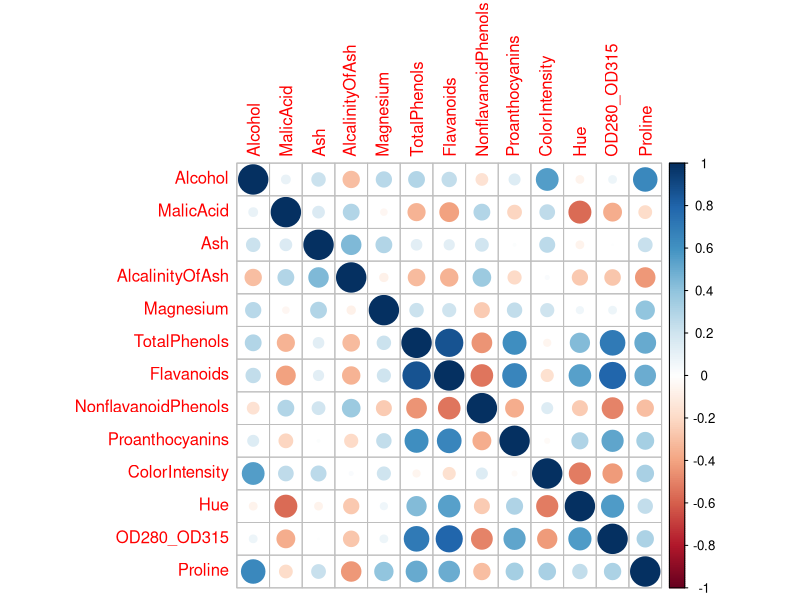
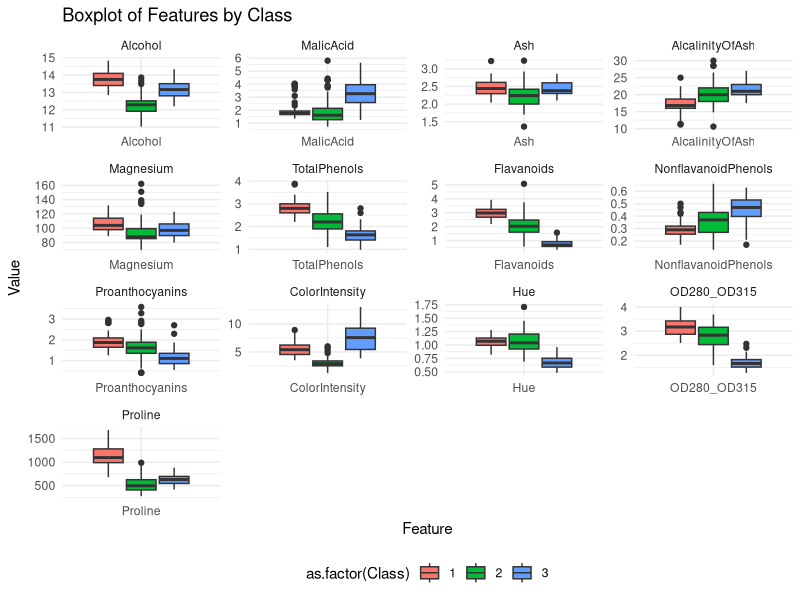
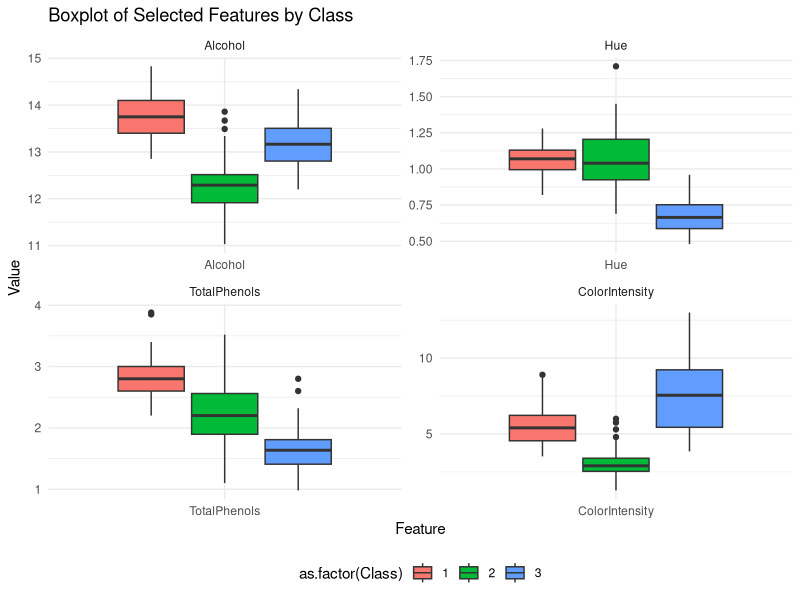
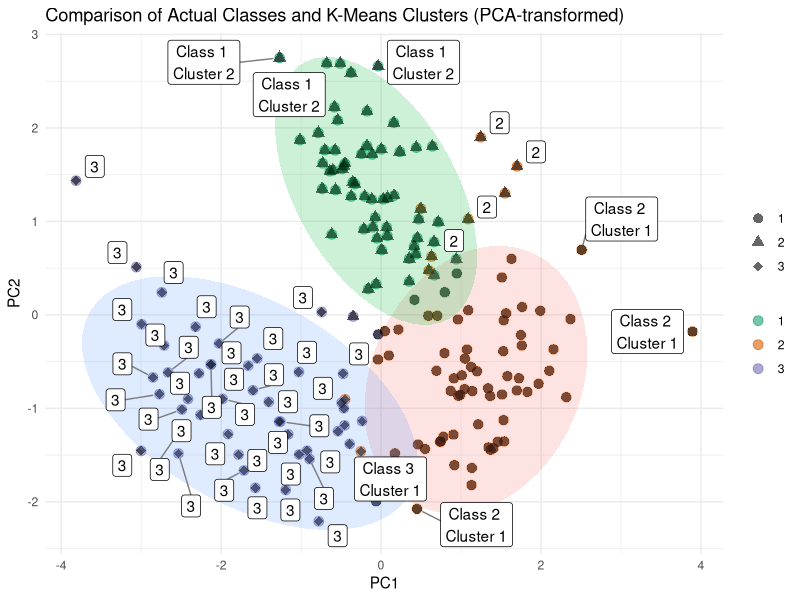

These figures' R source, in order:
## ---- chunk 1
df <- read.csv('data/wine_data.csv')
head(df)
## ---- chunk 2
# Source all libraries we will be using for our analysis here:
library(readr)
library(dplyr)
library(ggplot2)
library(GGally)
library(corrplot)
library(gplots)
library(reshape2)
library(stats)
library(gridExtra)
library(cluster)  # For silhouette
library(fpc)      # For Davies-Bouldin Index
library(mclust) 
library(ggrepel)    # For better label placement
library(ggforce) 
library(mvtnorm)
# For ellipses
## ---- chunk 3
sum(is.na(df))
## ---- chunk 4
cor_matrix <- cor(df[, -1]) #First column is 'class'
cor_matrix_rounded <- round(cor_matrix, 2)
corrplot(cor_matrix_rounded, method = "circle")
## ---- chunk 5
df_melted <- melt(df, id.vars = 'Class')

p <- ggplot(df_melted, aes(x = variable, y = value, group = interaction(variable, Class))) +
  geom_boxplot(aes(fill = as.factor(Class))) +
  facet_wrap(~variable, scales = 'free', ncol = ) +
  labs(title = "Boxplot of Features by Class", y = "Value", x = "Feature") +
  theme_minimal() +
  theme(legend.position = "bottom") 

print(p)
## ---- chunk 6
df_selected_features <- df[, c('Class', 'Alcohol', 'Hue', 'TotalPhenols', 'ColorIntensity')]
head(df_selected_features)
## ---- chunk 7
df_melted <- melt(df_selected_features, id.vars = "Class")

p <- ggplot(df_melted, aes(x = variable, y = value, group = interaction(variable, Class))) +
  geom_boxplot(aes(fill = as.factor(Class))) +
  facet_wrap(~variable, scales = 'free', ncol = ) +
  labs(title = "Boxplot of Selected Features by Class", y = "Value", x = "Feature") +
  theme_minimal() +
  theme(legend.position = "bottom") 

print(p)

## ---- chunk 8
features_to_scale <- df_selected_features[, -1] 
scaled_features <- scale(features_to_scale)
df_scaled <- data.frame(Class = df_selected_features$Class, scaled_features)
summary(df_scaled)
head(df_scaled)
## ---- chunk 9
features <- df_scaled[, -1]
set.seed(589) 
kmeans_result <- kmeans(features, centers = 3, nstart = 25) 

actual_labels <- df_scaled$Class
predicted_labels <- kmeans_result$cluster
ari_value <- adjustedRandIndex(actual_labels, predicted_labels)
print(paste("Adjusted Rand Index:", ari_value))

sil_widths <- silhouette(predicted_labels, dist(features))
avg_silhouette_score <- mean(sil_widths[, "sil_width"])
print(paste("Average Silhouette Score:", avg_silhouette_score))

pca_result <- prcomp(features)
df_pca <- as.data.frame(pca_result$x)
df_pca$cluster <- kmeans_result$cluster
df_pca$class <- actual_labels


ggplot(df_pca, aes(x = PC1, y = PC2)) + 
  geom_point(aes(color = as.factor(class)), size = 3, alpha = 0.6) +
  geom_point(aes(shape = as.factor(cluster)), size = 3, alpha = 0.6) +
  stat_ellipse(aes(fill = as.factor(cluster)), geom = "polygon", alpha = 0.2, show.legend = FALSE) +
  scale_color_manual(values = c("#1b9e77", "#d95f02", "#7570b3")) +
  scale_shape_manual(values = c(16, 17, 18)) +
  geom_label_repel(aes(label = ifelse(df_pca$class == df_pca$cluster, as.character(df_pca$class), paste("Class", df_pca$class, "\nCluster", df_pca$cluster))),
                   box.padding   = 0.35, 
                   point.padding = 0.5,
                   segment.color = 'grey50') +
  labs(title = 'Comparison of Actual Classes and K-Means Clusters (PCA-transformed)',
       color = "True Class",
       shape = "K-Means Cluster",
       x = 'PC1', 
       y = 'PC2') +
  theme_minimal() +
  theme(legend.position = "right", legend.title = element_blank())
## ---- chunk 10
# EM Algorithm Function
EM_GMM <- function(features, k, max_iterations = 100, tolerance = 1e-6) {
  n <- nrow(features)
  d <- ncol(features)
  
  # Initialize parameters
  set.seed(589)
  means <- kmeans(features, centers = k, nstart = 5)$centers
  covariances <- array(rep(diag(d), k), dim = c(d, d, k))
  mixing_coefficients <- rep(1/k, k)
  
  log_likelihood_old <- -Inf
  
  # Main EM loop
  for (iteration in 1:max_iterations) {
    # E-step: Calculate responsibilities
    responsibilities <- matrix(0, nrow = n, ncol = k)
    for (j in 1:k) {
      responsibilities[, j] <- mixing_coefficients[j] * dmvnorm(features, mean = means[j, ], sigma = covariances[, , j])
    }
    responsibilities <- sweep(responsibilities, 1, rowSums(responsibilities), FUN = "/")
    
    # M-step: Update parameters
    sums_of_responsibilities <- colSums(responsibilities)
    for (j in 1:k) {
      means[j, ] <- (t(responsibilities[, j]) %*% features) / sums_of_responsibilities[j]
      centered <- sweep(features, 1, means[j, ], FUN = "-")
      covariances[, , j] <- t(centered) %*% (centered * responsibilities[, j]) / sums_of_responsibilities[j]
    }
    mixing_coefficients <- sums_of_responsibilities / n
    
    # Check for convergence via log likelihood
    log_likelihood_new <- sum(log(rowSums(responsibilities * mixing_coefficients)))
    if (abs(log_likelihood_new - log_likelihood_old) < tolerance) {
      cat("Converged after", iteration, "iterations.\n")
      break
    }
    log_likelihood_old = log_likelihood_new
  }
  
  list(means = means, covariances = covariances, mixing_coefficients = mixing_coefficients)
}

features <- as.matrix(df_scaled[, -ncol(df_scaled)])
result <- EM_GMM(features, k = 3)
print(result)
